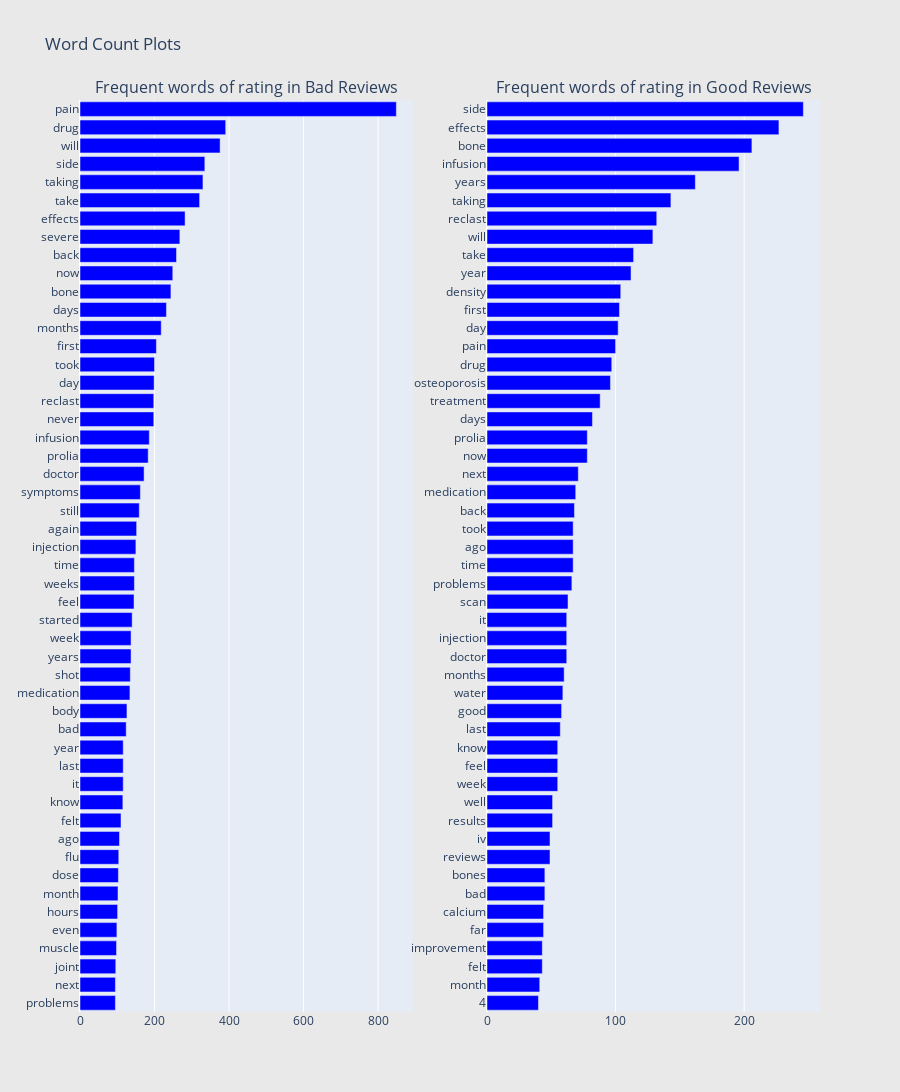

This figure's notebook cell:
### Code cell
## Get the bar chart from rating  8 to 10 Reviews ##
freq_dict = defaultdict(int)
for sent in bad_df["Reviews"]:
    for word in generate_ngrams(sent):
        freq_dict[word] += 1
fd_sorted = pd.DataFrame(sorted(freq_dict.items(), key=lambda x: x[1])[::-1])
fd_sorted.columns = ["word", "wordcount"]
trace0 = horizontal_bar_chart(fd_sorted.head(50), 'blue')

## Get the bar chart from rating  4 to 7 Reviews ##
freq_dict = defaultdict(int)
for sent in good_df["Reviews"]:
    for word in generate_ngrams(sent):
        freq_dict[word] += 1
fd_sorted = pd.DataFrame(sorted(freq_dict.items(), key=lambda x: x[1])[::-1])
fd_sorted.columns = ["word", "wordcount"]
trace1 = horizontal_bar_chart(fd_sorted.head(50), 'blue')

# Creating two subplots
fig = tools.make_subplots(rows=1, cols=2, vertical_spacing=0.04,
                          subplot_titles=["Frequent words of rating in Bad Reviews", 
                                          "Frequent words of rating in Good Reviews"])
fig.append_trace(trace0, 1, 1)
fig.append_trace(trace1, 1, 2)
fig['layout'].update(height=1200, width=900, paper_bgcolor='rgb(233,233,233)', title="Word Count Plots")
py.iplot(fig, filename='word-plots')

### Figure 1 — Plotly figure (JSON) as saved in the notebook; plotly's stock layout.template omitted (floating-point values rounded to 4 significant figures)
{"data": [{"marker": {"color": "blue"}, "orientation": "h", "showlegend": false, "type": "bar", "x": [95, 95, 96, 98, 99, 101, 102, 103, 104, 106, 110, 115, 116, 116, 116, 124, 126, 134, 135, 137, 137, 140, 145, 146, 146, 150, 152, 159, 162, 172, 183, 186, 198, 198, 199, 200, 205, 218, 232, 244, 249, 259, 268, 282, 321, 330, 335, 376, 391, 849], "xaxis": "x", "y": ["problems", "next", "joint", "muscle", "even", "hours", "month", "dose", "flu", "ago", "felt", "know", "it", "last", "year", "bad", "body", "medication", "shot", "years", "week", "started", "feel", "weeks", "time", "injection", "again", "still", "symptoms", "doctor", "prolia", "infusion", "never", "reclast", "day", "took", "first", "months", "days", "bone", "now", "back", "severe", "effects", "take", "taking", "side", "will", "drug", "pain"], "yaxis": "y"}, {"marker": {"color": "blue"}, "orientation": "h", "showlegend": false, "type": "bar", "x": [40, 41, 43, 43, 44, 44, 45, 45, 49, 49, 51, 51, 55, 55, 55, 57, 58, 59, 60, 62, 62, 62, 63, 66, 67, 67, 67, 68, 69, 71, 78, 78, 82, 88, 96, 97, 100, 102, 103, 104, 112, 114, 129, 132, 143, 162, 196, 206, 227, 246], "xaxis": "x2", "y": ["4", "month", "felt", "improvement", "far", "calcium", "bad", "bones", "reviews", "iv", "results", "well", "week", "feel", "know", "last", "good", "water", "months", "doctor", "injection", "it", "scan", "problems", "time", "ago", "took", "back", "medication", "next", "now", "prolia", "days", "treatment", "osteoporosis", "drug", "pain", "day", "first", "density", "year", "take", "will", "reclast", "taking", "years", "infusion", "bone", "effects", "side"], "yaxis": "y2"}], "layout": {"annotations": [{"font": {"size": 16}, "showarrow": false, "text": "Frequent words of rating in Bad Reviews", "x": 0.225, "xanchor": "center", "xref": "paper", "y": 1, "yanchor": "bottom", "yref": "paper"}, {"font": {"size": 16}, "showarrow": false, "text": "Frequent words of rating in Good Reviews", "x": 0.775, "xanchor": "center", "xref": "paper", "y": 1, "yanchor": "bottom", "yref": "paper"}], "height": 1200, "paper_bgcolor": "rgb(233,233,233)", "title": {"text": "Word Count Plots"}, "width": 900, "xaxis": {"anchor": "y", "domain": [0, 0.45]}, "xaxis2": {"anchor": "y2", "domain": [0.55, 1]}, "yaxis": {"anchor": "x", "domain": [0, 1]}, "yaxis2": {"anchor": "x2", "domain": [0, 1]}}}
